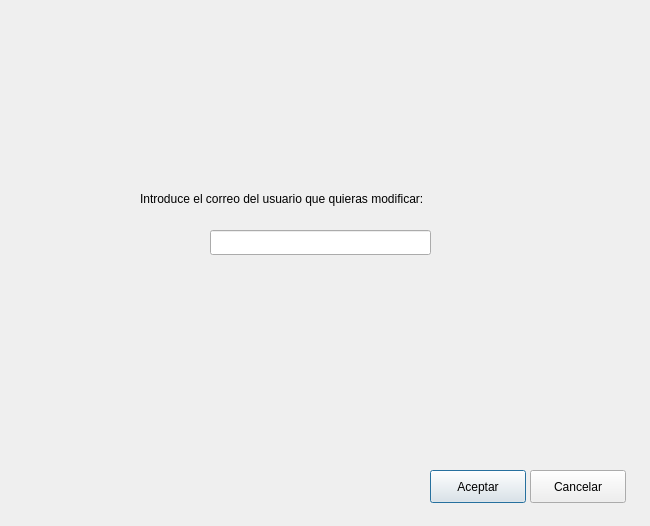
<?xml version="1.0" encoding="UTF-8"?>
<ui version="4.0">
 <class>DElegirUsuarios</class>
 <widget class="QDialog" name="DElegirUsuarios">
  <property name="geometry">
   <rect>
    <x>0</x>
    <y>0</y>
    <width>650</width>
    <height>526</height>
   </rect>
  </property>
  <property name="windowTitle">
   <string>Dialog</string>
  </property>
  <widget class="QLineEdit" name="leId_Elegir">
   <property name="geometry">
    <rect>
     <x>210</x>
     <y>230</y>
     <width>221</width>
     <height>25</height>
    </rect>
   </property>
   <property name="text">
    <string/>
   </property>
  </widget>
  <widget class="QLabel" name="lCorreo_Elegir">
   <property name="geometry">
    <rect>
     <x>140</x>
     <y>190</y>
     <width>361</width>
     <height>17</height>
    </rect>
   </property>
   <property name="text">
    <string>Introduce el correo del usuario que quieras modificar:</string>
   </property>
  </widget>
  <widget class="QPushButton" name="btnAceptar">
   <property name="geometry">
    <rect>
     <x>430</x>
     <y>470</y>
     <width>96</width>
     <height>33</height>
    </rect>
   </property>
   <property name="text">
    <string>Aceptar</string>
   </property>
  </widget>
  <widget class="QPushButton" name="btnCancelar">
   <property name="geometry">
    <rect>
     <x>530</x>
     <y>470</y>
     <width>96</width>
     <height>33</height>
    </rect>
   </property>
   <property name="text">
    <string>Cancelar</string>
   </property>
  </widget>
 </widget>
 <resources/>
 <connections/>
</ui>
